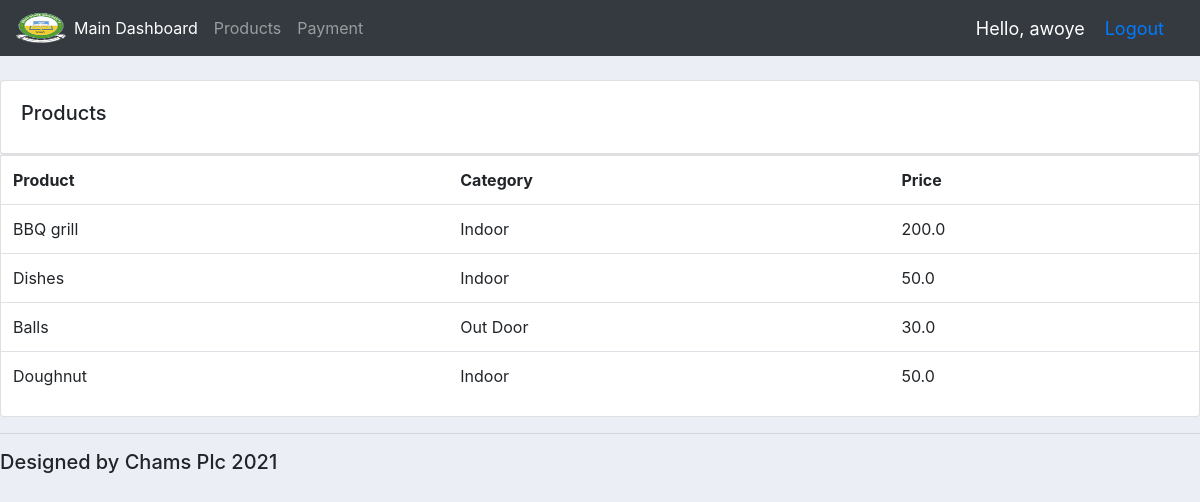
Screenshot of /products/ (signed in) with the database file from the repository.
### accounts/models.py (models this page shows, shortened)
class Product(models.Model):
	CATEGORY = (
				('Indoor', 'Indoor'),
				('Out Door', 'Out Door'),
			)
	name =  models.CharField(max_length =200,null=True)
	price = models.FloatField(null=True)
	category =  models.CharField(max_length =200,null=True, choices=CATEGORY)
	description=  models.CharField(max_length =200,null=True, blank=True)
	date_created = models.DateTimeField(auto_now_add=True, null=True)
	tags= models.ManyToManyField(Tag)

### accounts/views.py (the view)
# urls.py: path('products/', views.products,name='products'),
@login_required(login_url='login')
def products(request):
    products = Product.objects.all()
    return render( request, 'accounts/products.html', {'products': products})

### accounts/templates/accounts/products.html
  {%extends  'accounts/main.html' %}
  {% block content %}
<br>
<div class="row">
	<div class="col-md">
		<div class="card card-body">
			<h5> Products</h5>
		</div>
		<div class="card carrd-body">
			<table class="table">
				<tr>
					<th>Product</th>
					<th>Category</th>
					<th>Price</th>
					</tr>
						{% for i in products %}
						<tr>
						   <td> {{i.name}}</td>
						   <td> {{i.category}}</td>
						   <td> {{i.price}}</td>
						</tr>
						{% endfor %}
					</table>
				</div>
			</div>
 </div>
 {%endblock content%}

### accounts/templates/accounts/navbar.html (shortened to what this page needs)
{% load static %}
<nav class="navbar navbar-expand-lg navbar-dark bg-dark">
  <img src="{%  static 'images/chd.png' %}"  height='30px' width='50px' />
  <div class="collapse navbar-collapse" id="navbarText">
    <ul class="navbar-nav mr-auto">
      {% if request.user.is_staff %}
      <li class="nav-item active">
        <a class="nav-link" href="{% url 'home' %}">Main Dashboard</a>
      </li>
      <li class="nav-item ">
        <a class="nav-link" href="{% url 'products' %}">Products</a>
      </li>
        <li class="nav-item">
        <a class="nav-link" href="{% url 'payment' %}">Payment</a>
      </li>
       {% else %}
        <li class="nav-item">
        <a class="nav-link" href="{% url 'account' %}">Settings</a>
      </li>
        {% endif %}
    </ul>
  </div>
  <span class ="hello-msg">Hello, {{request.user}}</span>
  <span class="hello-msg"> <a href="{% url 'logout' %}">Logout</a></span>
</nav>

### accounts/templates/accounts/main.html (style rules this page uses)
body { background-color:#ebeff5; }

### accounts/templates/accounts/navbar.html (style rules this page uses)
.hello-msg { font-size: 18px; color:#fff; margin-right: 20px; }

### rows the page displays
Product: name "BBQ grill", category "Indoor", price "200.0"
Product: name "Dishes", category "Indoor", price "50.0"
Product: name "Balls", category "Out Door", price "30.0"
Product: name "Doughnut", category "Indoor", price "50.0"

### other values shown
{{ request.user }} "awoye"
